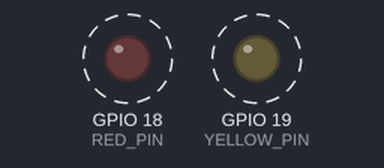
Bench run of a sketch on a simulated ESP32. Shown: output pins drawn as LEDs (lit = HIGH). Dashed ring = blinking.

Above: at 0.12 s.
Timing chart, 0 to 3.2 s (numbered marks = the images above):
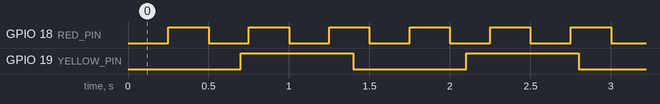

The sketch:

cpp.ino
```cpp
#include <Arduino.h>

const int RED_PIN = 18;
const int YELLOW_PIN = 19;
const unsigned long RED_INTERVAL_MS = 250;
const unsigned long YELLOW_INTERVAL_MS = 700;
unsigned long lastRed;
unsigned long lastYellow;
bool redOn = false;
bool yellowOn = false;

void setup() {
  pinMode(RED_PIN, OUTPUT);
  pinMode(YELLOW_PIN, OUTPUT);
  digitalWrite(RED_PIN, LOW);
  digitalWrite(YELLOW_PIN, LOW);
  lastRed = millis();
  lastYellow = lastRed;
}

void loop() {
  const unsigned long now = millis();
  if (now - lastRed >= RED_INTERVAL_MS) {
    lastRed = now;
    redOn = !redOn;
    digitalWrite(RED_PIN, redOn ? HIGH : LOW);
  }
  // Un altro if: entrambe le attivita' possono essere pronte nello stesso giro.
  if (now - lastYellow >= YELLOW_INTERVAL_MS) {
    lastYellow = now;
    yellowOn = !yellowOn;
    digitalWrite(YELLOW_PIN, yellowOn ? HIGH : LOW);
  }
  delay(1);
}
```

Measured:
- by itself, GPIO 18 (RED_PIN): alternates HIGH for 0.25 s and LOW for 0.25 s
- by itself, GPIO 19 (YELLOW_PIN): alternates HIGH for 0.70 s and LOW for 0.70 s
